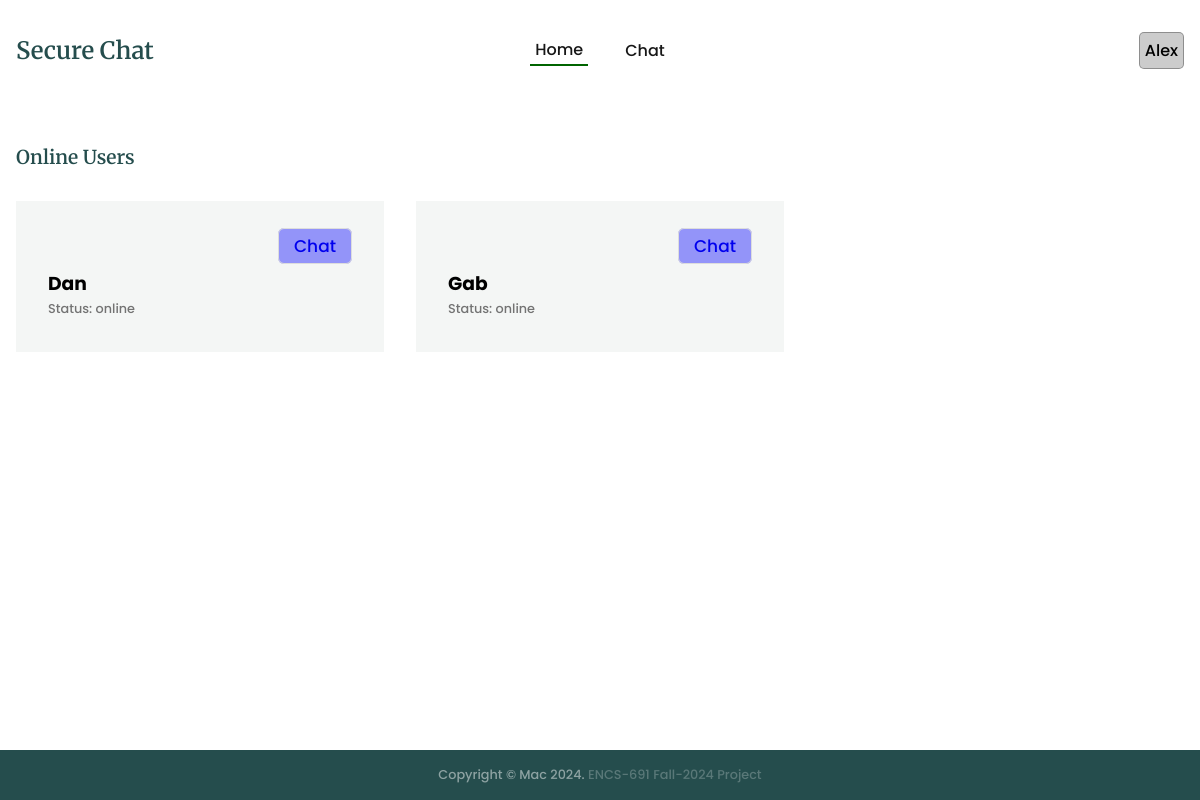
The page /Alex/ on the database its author committed.
### chat/models.py (models this page shows, shortened)
class SystemUsers(models.Model):
    username = models.CharField(max_length=50)
    status = models.CharField(max_length=50)
    createdat = models.DateTimeField(default=timezone.now)

### chat/views.py (the view)
# urls.py: path("<str:username>/", index, name="index"),
def index(req, username):
    onlineUsers = SystemUsers.objects.filter(status='online').exclude(username=username)
    context = {
        "username": username,
        "onlineUsers": onlineUsers,
        'pageOptions':{
            'page':'index',
            'buttonLabel':'View',
            'header':'Online Users',
            'index': 'active-menu'
        }
    }
    return render(req, "index.html", context)

### templates/index.html (shortened to what this page needs)
{% extends "base.html" %}
{% block content %}
<section class="section__container product__container" id="product">
    {% include "message.html" %}
    {% if pageOptions %}
    <h4 class="section__header">{{pageOptions.header}}</h4>
    {% if onlineUsers %}
    <div class="product__grid">
        {% for user in onlineUsers %}
        <div class="product__card">
            <div class="auction__btn">
                <div class="btn-div">
                    <a class="bid-btn" href="{% url 'chat:chatRoom' username %}?connectwith={{user.username}}">
                        Chat
                    </a>
                </div>
            </div>
            <h3>{{user.username}}</h3>
            <p>Status: {{user.status}}</p>
        </div>
        {% endfor %}
    </div>
    {% else %}
    <div class="auction-notice">No online users available</div>
    {% endif %}
    {% endif %}
</section>
{% endblock %}

### chat/static/css/styles.css (style rules this page uses)
:root { --primary-color: #254d4d; --text-dark: #171717; --text-light: #737373; --extra-light: #f4f6f5; --white: #ffffff; --max-width: 1200px; --header-font: "Merriweather", serif; }
* { padding: 0; margin: 0; box-sizing: border-box; }
.section__container { max-width: var(--max-width); margin: auto; padding: 1.5rem 1rem; }
.section__header { margin-bottom: 0.5rem; font-size: 1.2rem; font-weight: 600; font-family: var(--header-font); color: var(--primary-color); }
a { text-decoration: none; transition: 0.3s; }
html, body { scroll-behavior: smooth; }
body { font-family: "Poppins", sans-serif; }
.product__grid { margin-top: 2rem; margin-bottom: 3rem; display: grid; gap: 2rem; }
.product__card { position: relative; isolation: isolate; padding: 2rem; }
.product__card::before { position: absolute; content: ""; top: 0; left: 0; width: 100%; height: 100%; background-color: var(--extra-light); z-index: -1; transition: 0.3s; }
.product__card p { padding: 2px 0; font-size: 0.8rem; font-weight: 500; color: var(--text-light); }
.product__card .btn-div { text-align: end; }
.auction__btn { display: flex; justify-content: end; margin-bottom: 10px; }
.product__card .bid-btn { font-size: 1.2rem; font-weight: 500; cursor: pointer; padding: 5px 15px; font-size: 17px; border: 1px solid #ddd; border-radius: 6px; outline: none; background-color: rgba(0, 0, 255, 0.4); z-index: 10; position: relative; }
@media (width > 540px) { .product__grid { grid-template-columns: repeat(2, 1fr); } }
@media (width > 768px) { .product__grid { grid-template-columns: repeat(3, 1fr); } }
::placeholder { text-transform: none; }
a { text-decoration: none; }

### rows shown on the page
SystemUsers: username "Dan", status "online"
SystemUsers: username "Gab", status "online"

### other values the page prints
{{ username }} "Alex"
{{ pageOptions.header }} "Online Users"
